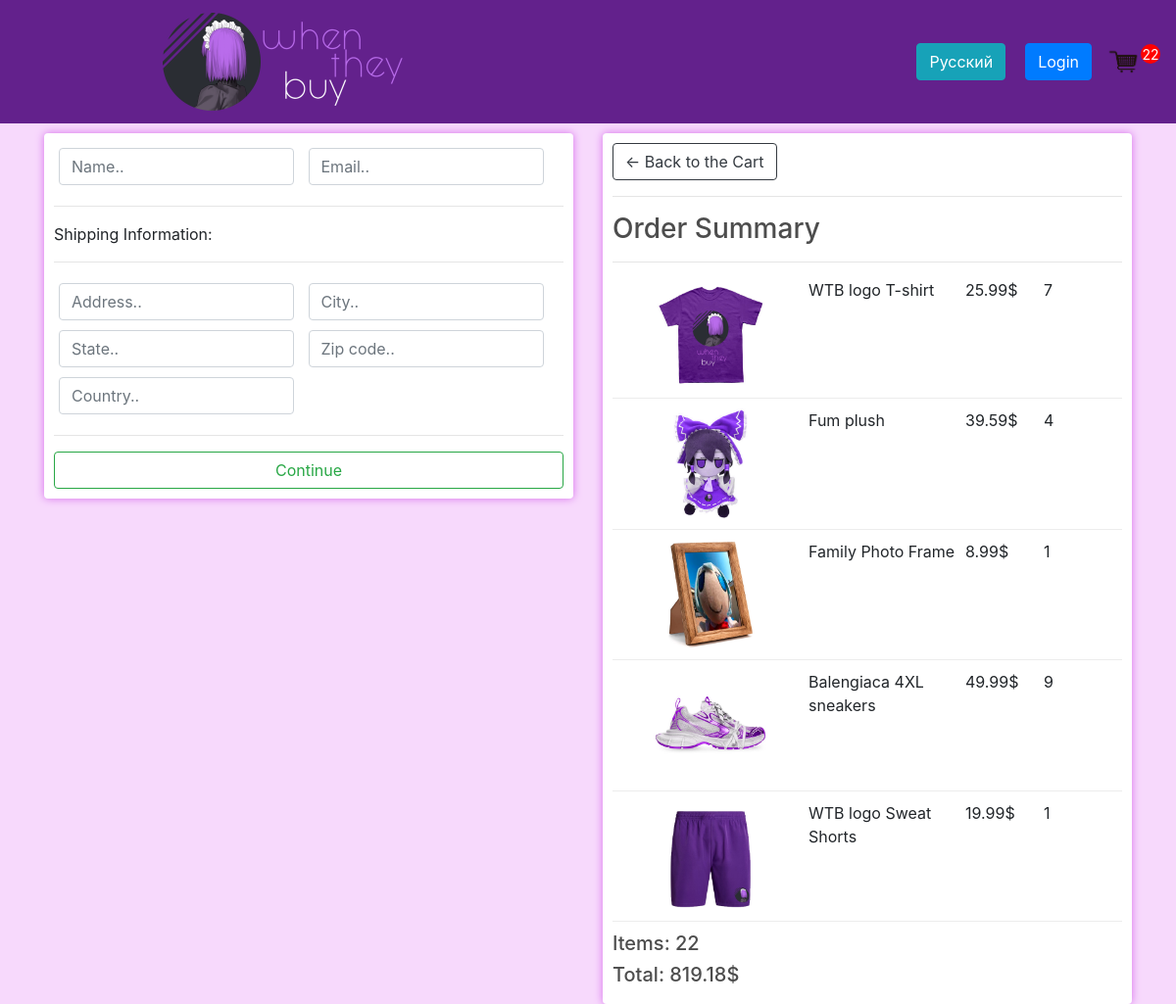
Screenshot of /checkout/ (signed in) with the database file from the repository.
### store/models.py (models this page shows, shortened)
class OrderItem(models.Model):
    product = models.ForeignKey(
        Product, on_delete=models.SET_NULL, blank=True, null=True)
    order = models.ForeignKey(
        Order, on_delete=models.SET_NULL, blank=True, null=True)
    quantity = models.IntegerField(default=0, blank=True, null=True)
    date_added = models.DateTimeField(auto_now_add=True)
    @property
    def get_total(self):
        total = self.quantity * self.product.price
        return total

class Product(models.Model):
    name = models.CharField(max_length=200, null=True)
    price = models.FloatField()
    digital = models.BooleanField(default=False, null=True, blank=False)
    image = models.ImageField(null=True, blank=True)
    @property
    def imageURL(self):
        try:
            url = self.image.url
        except:
            url = ''
        return url

class Order(models.Model):
    customer = models.ForeignKey(
        Customer, on_delete=models.SET_NULL, blank=True, null=True)
    date_order = models.DateTimeField(auto_now_add=True)
    complete = models.BooleanField(default=False, null=True, blank=False)
    transaction_id = models.CharField(max_length=200, null=True)
    @property
    def get_cart_total(self):
        orderitems = self.orderitem_set.all()
        total = sum([item.get_total for item in orderitems])
        return total
    @property
    def get_cart_items(self):
        orderitems = self.orderitem_set.all()
        total = sum([item.quantity for item in orderitems])
        return total

### store/views.py (the view)
# urls.py: path('checkout/', views.checkout, name='checkout'),
def checkout(request):
    if request.user.is_authenticated:
        customer = request.user.customer
        order, created = Order.objects.get_or_create(
            customer=customer, complete=False)
        items = order.orderitem_set.all()
        cartItems = order.get_cart_items
    else:
        items = []
        order = {'get_cart_total': 0, 'get_cart_items': 0}
        cartItems = order['get_cart_items']
    context = {'items': items, 'order': order, 'cartItems': cartItems}
    return render(request, 'store/checkout.html', context)

### store/templates/store/checkout.html (shortened to what this page needs)
{% extends 'store/main.html'%}
{% load static %}
{% block content %}
<div class="row">
    <div class="col-lg-6">
        <div class="box-element" id="form-wrapper">
            <form id="form">
                <div id="userinfo">
                    <div class="form-field">
                        <input required class="form-control" type="text" name="name" placeholder="Name..">
                    </div>
                    <div class="form-field">
                        <input required class="form-control" type="email" name="email" placeholder="Email..">
                    </div>
                </div>
                <div id="shipping-info">
                    <hr>
						<p>Shipping Information:</p>
						<hr>
						<div class="form-field">
							<input class="form-control" type="text" name="address" placeholder="Address..">
						</div>
						<div class="form-field">
							<input class="form-control" type="text" name="city" placeholder="City..">
						</div>
						<div class="form-field">
							<input class="form-control" type="text" name="state" placeholder="State..">
						</div>
						<div class="form-field">
							<input class="form-control" type="text" name="zipcode" placeholder="Zip code..">
						</div>
						<div class="form-field">
							<input class="form-control" type="text" name="country" placeholder="Country..">
						</div>
                </div>
                <hr>
                <input id="form-button" class="btn btn-outline-success btn-block"type="submit" value="Continue">
            </form>
        </div>
        <br>
    </div>
    <div class="col-lg-6">
        <div class="box-element" id="form-wrapper">
            <a class="btn btn-outline-dark" href="{% url 'cart' %}">&#x2190; Back to the Cart</a>
            <hr>
            <h3>Order Summary</h3>
            <hr>
            {% for item in items %}
            <div class="cart-row">
                <div style="flex:2"><img class="row-image" src="{{item.product.imageURL}}"></div>
                <div style="flex:2"><p>{{item.product.name}}</p></div>
                <div style="flex:1"><p>{{item.product.price|floatformat:2}}$</p></div>
                <div style="flex:1"><p>{{item.quantity}}</p></div>
            </div>
            {% endfor %}
            <h5>Items:   {{order.get_cart_items}}</h5>
            <h5>Total:   {{order.get_cart_total|floatformat:2}}$</h5>
        </div>
    </div>
</div>
{% endblock content %}

### static/css/main.css (style rules this page uses)
body { background-color: hsl(0, 0%, 100%); }
h1,h2,h3,h4,h5,h6 { color:hsl(0, 0%, 30%); }
.box-element { box-shadow:hsl(290, 77%, 68%) 0 0 8px; background-color: #fff; border-radius: 4px; padding: 10px; }
.col-lg-4, .col-lg-6, .col-lg-8, .col-lg-12 { margin-top: 10px; }
.btn { border-radius: 0; }
.row-image { width: 200px; }
.form-field { width:250px; display: inline-block; padding: 5px; }
.cart-row { display: flex; align-items: flex-stretch; padding-bottom: 10px; margin-bottom: 10px; border-bottom: 1px solid #ececec; }

### store/templates/store/main.html (style rules this page uses)
body { margin: 0; padding: 0; background: linear-gradient(to bottom, rgb(247, 217, 252), rgb(247, 217, 252)); }

### rows the page displays
OrderItem: product.imageURL (picture), product.name "WTB logo T-shirt", product.price "25.99", quantity "7"
OrderItem: product.imageURL (picture), product.name "Fum plush", product.price "39.59", quantity "4"
OrderItem: product.imageURL (picture), product.name "Family Photo Frame", product.price "8.99", quantity "1"
OrderItem: product.imageURL (picture), product.name "Balengiaca 4XL sneakers", product.price "49.99", quantity "9"
OrderItem: product.imageURL (picture), product.name "WTB logo Sweat Shorts", product.price "19.99", quantity "1"
Order: get_cart_items "22", get_cart_total "819.18"

### other values shown
{{ cartItems }} "22"
